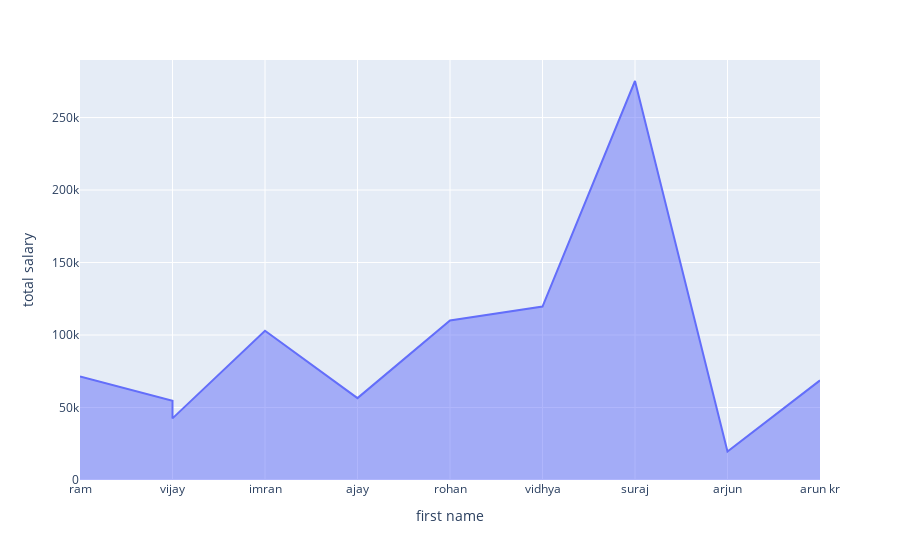

The notebook cell saved with this chart:
### Code cell
px.area(df, x='first name', y='total salary')

### Figure 1 — Plotly figure (JSON) as saved in the notebook; plotly's stock layout.template omitted (floating-point values rounded to 4 significant figures)
{"data": [{"fillpattern": {"shape": ""}, "hovertemplate": "first name=%{x}<br>total salary=%{y}<extra></extra>", "legendgroup": "", "line": {"color": "#636efa"}, "marker": {"symbol": "circle"}, "mode": "lines", "name": "", "orientation": "v", "showlegend": false, "stackgroup": "1", "type": "scatter", "x": ["ram", "vijay", "imran", "ajay", "vijay", "rohan", "vidhya", "suraj", "arjun", "arun kr"], "xaxis": "x", "y": [71400, 54701, 102912, 56480, 42501, 110000, 119600, 275201, 19701, 68701], "yaxis": "y"}], "layout": {"legend": {"tracegroupgap": 0}, "margin": {"t": 60}, "xaxis": {"anchor": "y", "domain": [0, 1], "title": {"text": "first name"}}, "yaxis": {"anchor": "x", "domain": [0, 1], "title": {"text": "total salary"}}}}
